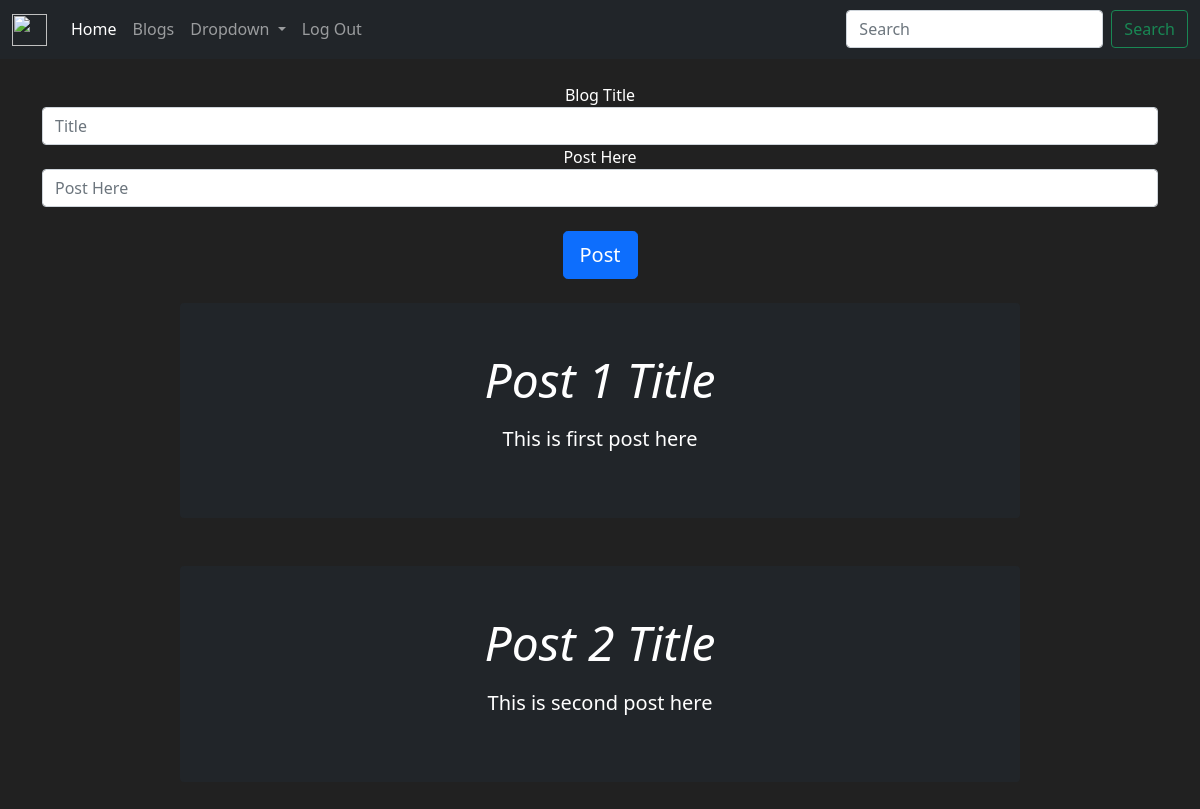
The page /blogs (signed in) on the database as committed earlier.
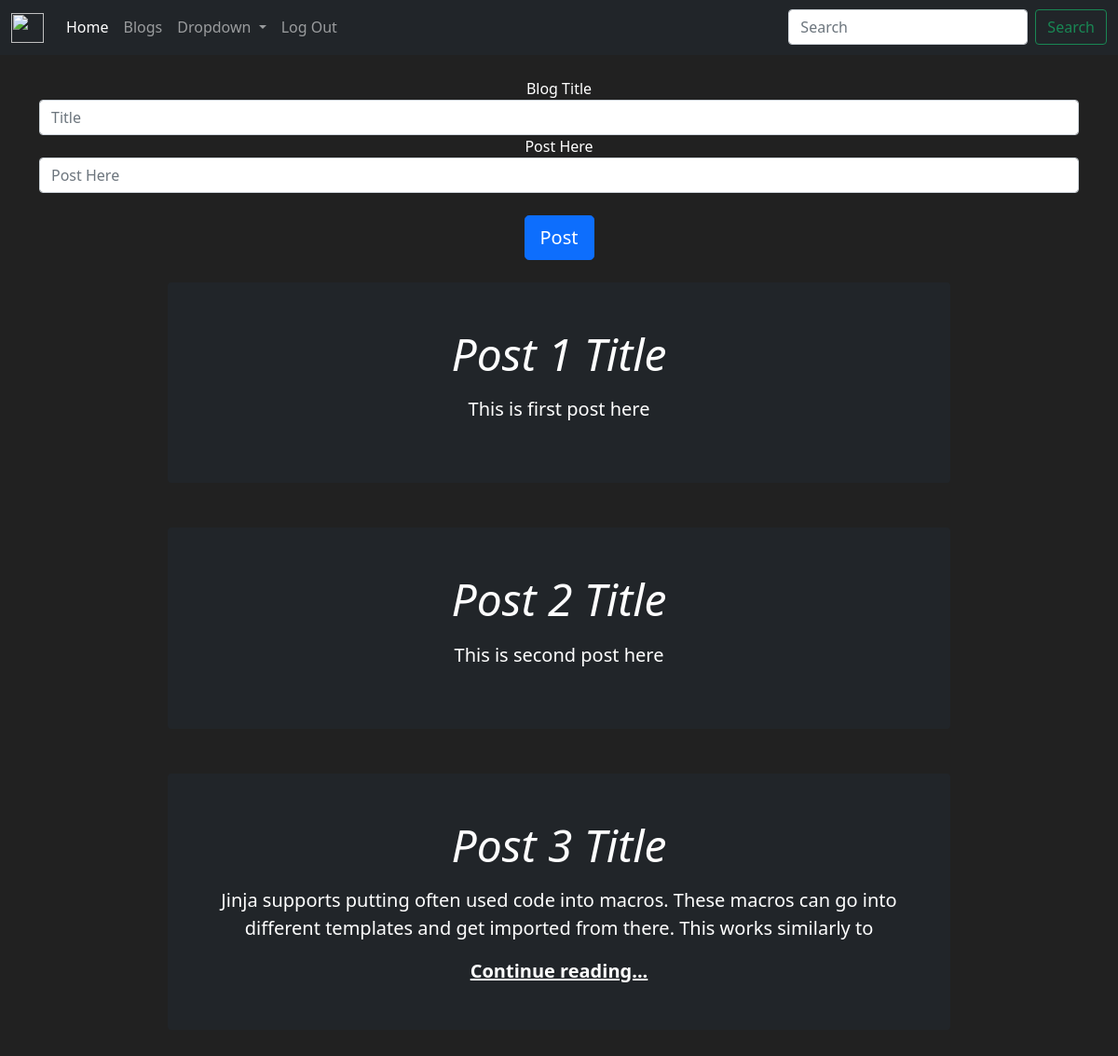
The same page on the database as committed later.
### blog/models.py (models this page shows)
class Post(db.Model):
    id = db.Column(db.Integer(), primary_key=True)
    title = db.Column(db.String(length=100), nullable=False)
    post = db.Column(db.String(length=1000), nullable=False)
    rating = db.Column(db.Float(), nullable=False, default=0.0)
    date = db.Column(db.DateTime(), nullable=False, default=datetime.utcnow)
    owner = db.Column(db.Integer(), db.ForeignKey('user.id'))
    comments = db.relationship('Comment', backref='owned_post', lazy=True)

### blog/routes.py (the view)
@app.route('/blogs', methods=['GET', 'POST'])
@login_required
def blogs():
    form = BlogForm()
    if form.validate_on_submit():
        create_blog = Post(title=form.title.data,
                            post=form.post.data)
        db.session.add(create_blog)
        db.session.commit()
        return redirect(url_for('blogs'))
    posts = Post.query.all()
    return render_template('blogs.html', form=form, posts=posts)

### blog/forms.py
class BlogForm(FlaskForm):
    title = StringField(label='Blog Title', validators=[DataRequired()])
    post = StringField(label='Post Here', validators=[DataRequired()])
    submit = SubmitField(label="Post")

### blog/models.py (called while the page is built)
@login_manager.user_loader
def load_user(user_id):
    return User.query.get(int(user_id))

### blog/templates/blogs.html (shortened to what this page needs)
{% extends "base.html" %}
{% block content %}
<div class="container">
    <form method="post", class="form-blog", style="color:white">
        <br>
        {{ form.title.label() }}
        {{ form.title(class="form-control", placeholder="Title") }}
        {{ form.post.label() }}
        {{ form.post(class="form-control", placeholder="Post Here") }}
        <br>
        {{ form.submit(class="btn btn-lg btn-block btn-primary") }}
    </form>
</div>
<br>
{% for p in posts %}
<div class="p-4 p-md-5 mb-4 text-white rounded bg-dark" style="width: 70%; display: flex; margin: auto;">
    <div class="col-md-12 px-0">
      <h1 class="display-5 fst-italic">{{p.title}}</h1>
      <p class="lead my-3">{{p.post[0:150]}}</p>
      {% if p.post|length>150 %}
      <p class="lead mb-0"><a href="/blogs/{{p.id}}" class="text-white fw-bold">Continue reading...</a></p>
      {% endif %}
    </div>
</div>
<br>
{% endfor %}
{% endblock %}

Rows that differ between the two databases and show on the page:
added Post: title "Post 3 Title", post "Jinja supports putting often used code into macros. These macros can go into different templates and get imported from there. This works similarly to"
